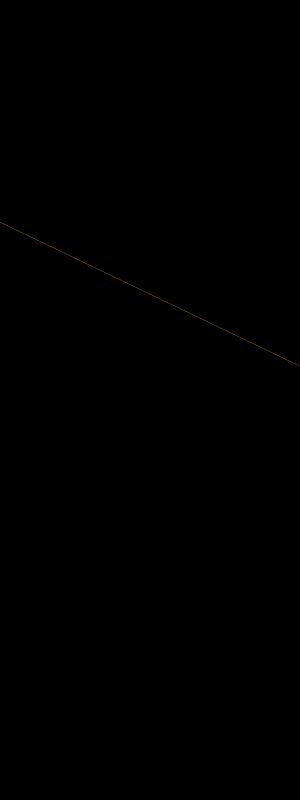
Frame 1 (no input)
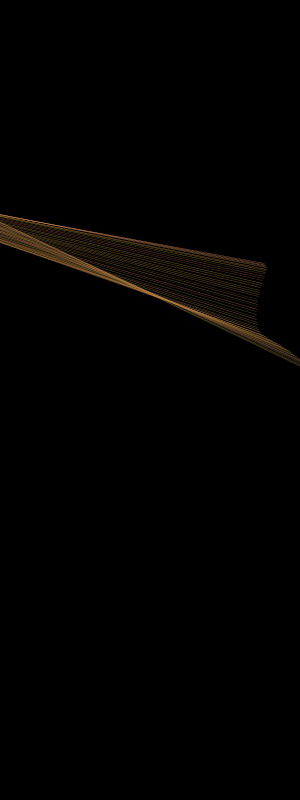
Frame 60 (the mouse pressed at the canvas centre just before this capture)
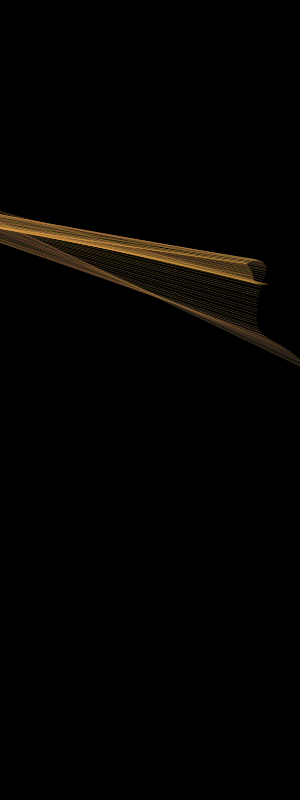
Frame 120 (the mouse held since frame 60 and released just before this capture)

The Processing sketch that drew these frames (run headless with seeded random() and noise(); from frame 60 on, the mouse is pressed at the canvas centre):

// Processing sketch: processing_75987
// ── processing_75987.pde



float _angnoise, _radiusnoise; 
float _xnoise, _ynoise;
float _angle = -PI/2;
float _radius;
float _strokeCol = 254; 


color[]myColors = { 
  #01a2ff, #84ff00, #ffbf35, #ff6935, #ffffff,#ff1ff7
};
color[]pickedColors;
float diam = 10;


void setup() {

  size(300, 800); 
  smooth(); 
  frameRate(30); 
  background(0); 
  noFill();
  _angnoise = random(10); 
  _radiusnoise = random(10);
  _xnoise = random(100); 
  _ynoise = random(100);

  pickedColors = new color[250];
  setColors();
  

}


void setColors() { 
  for (int i = 0; i < 200; i++) {                             
    pickedColors[i] = myColors[(int) random (myColors.length)];
  }
}

void draw() {
  
  fill(0,random(5));
noStroke();
rectMode(CENTER);
rect(150,400,diam%1000,diam%1000); 
 diam+=80;
   
  
  _radiusnoise += 0.005;
  _radius = (noise (_radiusnoise) *600) +1;
  _angnoise += 0.005;
  _angle += (noise (_angnoise) * 6) - 3; 

  if (_angle > 360) { 
    _angle -= 360;
  }

  if (_angle < 0) { 
  _angle += 360;
  }
  _xnoise += 0.01;
  _ynoise += 0.01;

  float centerX = width/2 + (noise(_xnoise) * 100) - 100; 
  float centerY = height/2 + (noise(_ynoise) * 100) - 50;
  float rad = radians(_angle);
  float x1 = centerX + (_radius * cos(rad)); 
  float y1 = centerY + (_radius * sin(rad));
  float opprad = rad + PI;
  float x2 = centerX + (_radius * cos(opprad)); 
  float y2 = centerY + (_radius * cos(opprad));



  for (int i = 0; i<5; i++) {
    stroke (pickedColors [i], random(100));

    strokeWeight(.25); 
    line(x1, y1, x2, y2);
    
    
  }
}

void keyPressed() {
if (key == 'c') {   //repicking all colors
   //background(0);
   setColors();
   redraw();
}
}
